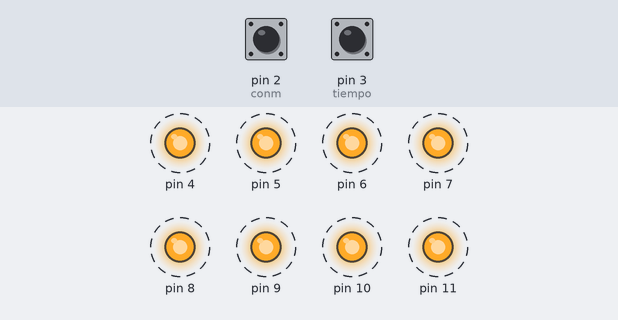
This sketch was run on a simulated Arduino Uno, built with avr-gcc and run on an emulated ATmega328P. On the bench: output pins drawn as LEDs (lit = HIGH). Dashed ring = blinking. The inputs (shaded band) are chosen by the test bench; at power-on: pin 2 (conm) HIGH, pin 3 (tiempo) HIGH.

Above: at 3.6 s.
3.7 s: pin 2 (conm) pulled LOW for 1.7 s
At 4.1 s:
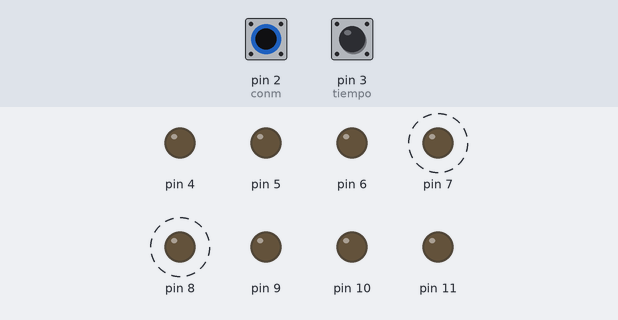
At 4.9 s:
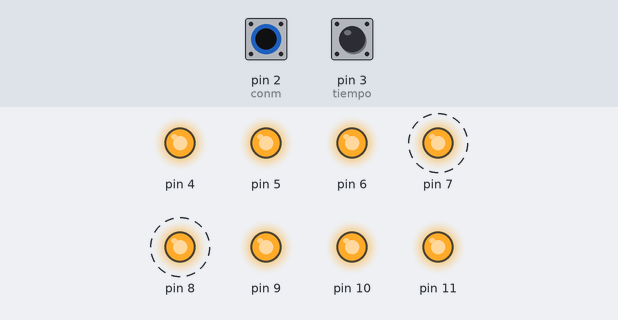
7.2 s: pin 2 (conm) pulled LOW for 3.2 s
Timing chart, 0 to 17.9 s (numbered marks = the images above; inputs shaded):
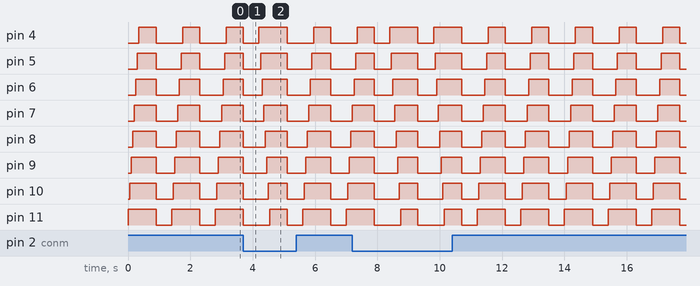

Measured:
- by itself, pin 4: repeats every 1.4 s: LOW 0.50 s, HIGH 0.90 s
- by itself, pin 5: repeats every 1.4 s: LOW 0.55 s, HIGH 0.85 s
- by itself, pin 6: repeats every 1.4 s: LOW 0.60 s, HIGH 0.80 s
- by itself, pin 7: alternates HIGH for 0.70 s and LOW for 0.70 s
- by itself, pin 8: alternates HIGH for 0.75 s and LOW for 0.65 s

The sketch:

tema3-6.ino
```cpp
#define tiempo 3
#define conm 2
int pausa;
void apagar() {
  for (int pinLed = 11; pinLed > 3; pinLed--) {
    digitalWrite(pinLed, LOW);
  }
}

void setup() {
  // inicializamos los pines del 4 al 11 como OUTPUT con un ciclo for
  for (int pinLed = 4; pinLed < 12; pinLed++)  {
    pinMode(pinLed, OUTPUT);
  }
  pinMode(conm, INPUT_PULLUP);
  pinMode(tiempo, INPUT_PULLUP);
}

void loop() {
  if (digitalRead(tiempo) == LOW) {
    pausa = 150;   // El tiempo que permanece encendido cada led
  }
  else {
    pausa = 50;
  }
  // encendemos y apagamos en un loop desde el pin menor 4 al mayor 11
  if (digitalRead(conm) == LOW) {
    for (int pinLed = 4; pinLed < 12; pinLed++) {
      // pone el pinLed en HIGH encendiendo el led
      digitalWrite(pinLed, HIGH);
      delay(pausa);
    }
    delay(500);
    apagar();
    delay(500);
  }
  else {
    for (int pinLed = 11; pinLed > 3; pinLed--) {
      digitalWrite(pinLed, HIGH);
      delay(pausa);
    }
    delay(500);
    apagar();
    delay(500);
  }
}
```
